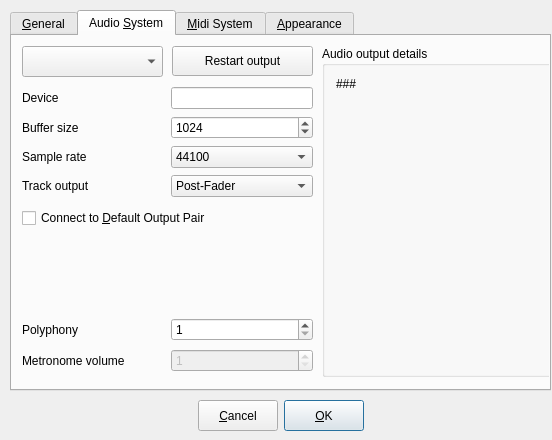
<ui version="4.0" >
 <class>PreferencesDialog_UI</class>
 <widget class="QDialog" name="PreferencesDialog_UI" >
  <property name="geometry" >
   <rect>
    <x>0</x>
    <y>0</y>
    <width>552</width>
    <height>440</height>
   </rect>
  </property>
  <property name="windowTitle" >
   <string>Form1</string>
  </property>
  <widget class="QWidget" name="Layout33" >
   <property name="geometry" >
    <rect>
     <x>10</x>
     <y>400</y>
     <width>541</width>
     <height>31</height>
    </rect>
   </property>
   <layout class="QHBoxLayout" >
    <property name="spacing" >
     <number>6</number>
    </property>
    <property name="leftMargin" >
     <number>0</number>
    </property>
    <property name="topMargin" >
     <number>0</number>
    </property>
    <property name="rightMargin" >
     <number>0</number>
    </property>
    <property name="bottomMargin" >
     <number>0</number>
    </property>
    <item>
     <spacer>
      <property name="orientation" >
       <enum>Qt::Horizontal</enum>
      </property>
      <property name="sizeType" >
       <enum>QSizePolicy::Expanding</enum>
      </property>
      <property name="sizeHint" >
       <size>
        <width>184</width>
        <height>16</height>
       </size>
      </property>
     </spacer>
    </item>
    <item>
     <widget class="QPushButton" name="cancelBtn" >
      <property name="sizePolicy" >
       <sizepolicy vsizetype="Preferred" hsizetype="Preferred" >
        <horstretch>0</horstretch>
        <verstretch>0</verstretch>
       </sizepolicy>
      </property>
      <property name="minimumSize" >
       <size>
        <width>0</width>
        <height>22</height>
       </size>
      </property>
      <property name="text" >
       <string>&amp;Cancel</string>
      </property>
      <property name="shortcut" >
       <string>Alt+C</string>
      </property>
     </widget>
    </item>
    <item>
     <widget class="QPushButton" name="okBtn" >
      <property name="sizePolicy" >
       <sizepolicy vsizetype="Preferred" hsizetype="Preferred" >
        <horstretch>0</horstretch>
        <verstretch>0</verstretch>
       </sizepolicy>
      </property>
      <property name="minimumSize" >
       <size>
        <width>0</width>
        <height>22</height>
       </size>
      </property>
      <property name="text" >
       <string>&amp;OK</string>
      </property>
      <property name="shortcut" >
       <string>Alt+O</string>
      </property>
      <property name="default" >
       <bool>true</bool>
      </property>
      <property name="flat" >
       <bool>false</bool>
      </property>
     </widget>
    </item>
    <item>
     <spacer>
      <property name="orientation" >
       <enum>Qt::Horizontal</enum>
      </property>
      <property name="sizeType" >
       <enum>QSizePolicy::Expanding</enum>
      </property>
      <property name="sizeHint" >
       <size>
        <width>183</width>
        <height>16</height>
       </size>
      </property>
     </spacer>
    </item>
   </layout>
  </widget>
  <widget class="QTabWidget" name="TabWidget2" >
   <property name="geometry" >
    <rect>
     <x>10</x>
     <y>10</y>
     <width>541</width>
     <height>381</height>
    </rect>
   </property>
   <property name="sizePolicy" >
    <sizepolicy vsizetype="Expanding" hsizetype="Expanding" >
     <horstretch>0</horstretch>
     <verstretch>0</verstretch>
    </sizepolicy>
   </property>
   <property name="tabShape" >
    <enum>QTabWidget::Rounded</enum>
   </property>
   <property name="currentIndex" >
    <number>1</number>
   </property>
   <widget class="QWidget" name="tab" >
    <attribute name="title" >
     <string>&amp;General</string>
    </attribute>
    <widget class="QCheckBox" name="restoreLastUsedSongCheckbox" >
     <property name="geometry" >
      <rect>
       <x>10</x>
       <y>10</y>
       <width>511</width>
       <height>31</height>
      </rect>
     </property>
     <property name="minimumSize" >
      <size>
       <width>0</width>
       <height>22</height>
      </size>
     </property>
     <property name="text" >
      <string>&amp;Reopen last used song</string>
     </property>
     <property name="shortcut" >
      <string>Alt+R</string>
     </property>
    </widget>
   </widget>
   <widget class="QWidget" name="tab" >
    <attribute name="title" >
     <string>Audio &amp;System</string>
    </attribute>
    <widget class="QComboBox" name="driverComboBox" >
     <property name="geometry" >
      <rect>
       <x>10</x>
       <y>10</y>
       <width>141</width>
       <height>31</height>
      </rect>
     </property>
    </widget>
    <widget class="QPushButton" name="restartDriverBtn" >
     <property name="geometry" >
      <rect>
       <x>160</x>
       <y>10</y>
       <width>141</width>
       <height>30</height>
      </rect>
     </property>
     <property name="text" >
      <string>Restart output</string>
     </property>
    </widget>
    <widget class="QCheckBox" name="connectDefaultsCheckBox" >
     <property name="geometry" >
      <rect>
       <x>10</x>
       <y>170</y>
       <width>291</width>
       <height>24</height>
      </rect>
     </property>
     <property name="text" >
      <string>Connect to &amp;Default Output Pair</string>
     </property>
     <property name="shortcut" >
      <string>Alt+D</string>
     </property>
    </widget>
    <widget class="QWidget" name="layoutWidget" >
     <property name="geometry" >
      <rect>
       <x>10</x>
       <y>50</y>
       <width>291</width>
       <height>114</height>
      </rect>
     </property>
     <layout class="QGridLayout" >
      <property name="leftMargin" >
       <number>0</number>
      </property>
      <property name="topMargin" >
       <number>0</number>
      </property>
      <property name="rightMargin" >
       <number>0</number>
      </property>
      <property name="bottomMargin" >
       <number>0</number>
      </property>
      <property name="horizontalSpacing" >
       <number>6</number>
      </property>
      <property name="verticalSpacing" >
       <number>6</number>
      </property>
      <item row="1" column="1" >
       <widget class="QSpinBox" name="bufferSizeSpinBox" >
        <property name="minimumSize" >
         <size>
          <width>0</width>
          <height>22</height>
         </size>
        </property>
        <property name="minimum" >
         <number>100</number>
        </property>
        <property name="maximum" >
         <number>5000</number>
        </property>
        <property name="singleStep" >
         <number>100</number>
        </property>
        <property name="value" >
         <number>1024</number>
        </property>
       </widget>
      </item>
      <item row="2" column="0" >
       <widget class="QLabel" name="sampleRateLbl" >
        <property name="minimumSize" >
         <size>
          <width>0</width>
          <height>22</height>
         </size>
        </property>
        <property name="text" >
         <string>Sample rate</string>
        </property>
       </widget>
      </item>
      <item row="0" column="0" >
       <widget class="QLabel" name="audioDeviceLbl" >
        <property name="text" >
         <string>Device</string>
        </property>
       </widget>
      </item>
      <item row="1" column="0" >
       <widget class="QLabel" name="buffer_sizeLbl" >
        <property name="minimumSize" >
         <size>
          <width>0</width>
          <height>22</height>
         </size>
        </property>
        <property name="text" >
         <string>Buffer size</string>
        </property>
       </widget>
      </item>
      <item row="0" column="1" >
       <widget class="QLineEdit" name="m_pAudioDeviceTxt" >
        <property name="sizePolicy" >
         <sizepolicy vsizetype="Fixed" hsizetype="Minimum" >
          <horstretch>0</horstretch>
          <verstretch>0</verstretch>
         </sizepolicy>
        </property>
       </widget>
      </item>
      <item row="2" column="1" >
       <widget class="QComboBox" name="sampleRateComboBox" >
        <property name="currentIndex" >
         <number>0</number>
        </property>
        <item>
         <property name="text" >
          <string>44100</string>
         </property>
        </item>
        <item>
         <property name="text" >
          <string>48000</string>
         </property>
        </item>
        <item>
         <property name="text" >
          <string>88200</string>
         </property>
        </item>
        <item>
         <property name="text" >
          <string>96000</string>
         </property>
        </item>
       </widget>
      </item>
      <item row="3" column="1" >
       <widget class="QComboBox" name="trackOutputComboBox" >
        <property name="currentIndex" >
         <number>0</number>
        </property>
        <item>
         <property name="text" >
          <string>Post-Fader</string>
         </property>
        </item>
        <item>
         <property name="text" >
          <string>Pre-Fader</string>
         </property>
        </item>
       </widget>
      </item>
      <item row="3" column="0" >
       <widget class="QLabel" name="trackOutLbl" >
        <property name="minimumSize" >
         <size>
          <width>0</width>
          <height>22</height>
         </size>
        </property>
        <property name="text" >
         <string>Track output</string>
        </property>
       </widget>
      </item>
     </layout>
    </widget>
    <widget class="QWidget" name="layoutWidget" >
     <property name="geometry" >
      <rect>
       <x>10</x>
       <y>280</y>
       <width>291</width>
       <height>58</height>
      </rect>
     </property>
     <layout class="QGridLayout" >
      <property name="leftMargin" >
       <number>0</number>
      </property>
      <property name="topMargin" >
       <number>0</number>
      </property>
      <property name="rightMargin" >
       <number>0</number>
      </property>
      <property name="bottomMargin" >
       <number>0</number>
      </property>
      <property name="horizontalSpacing" >
       <number>6</number>
      </property>
      <property name="verticalSpacing" >
       <number>6</number>
      </property>
      <item row="0" column="1" >
       <widget class="QSpinBox" name="maxVoicesTxt" >
        <property name="minimumSize" >
         <size>
          <width>0</width>
          <height>22</height>
         </size>
        </property>
        <property name="minimum" >
         <number>1</number>
        </property>
        <property name="maximum" >
         <number>512</number>
        </property>
       </widget>
      </item>
      <item row="1" column="1" >
       <widget class="QSpinBox" name="metronomeVolumeSpinBox" >
        <property name="enabled" >
         <bool>false</bool>
        </property>
        <property name="minimumSize" >
         <size>
          <width>0</width>
          <height>22</height>
         </size>
        </property>
        <property name="minimum" >
         <number>1</number>
        </property>
        <property name="maximum" >
         <number>100</number>
        </property>
       </widget>
      </item>
      <item row="1" column="0" >
       <widget class="QLabel" name="TextLabel1_4" >
        <property name="minimumSize" >
         <size>
          <width>0</width>
          <height>22</height>
         </size>
        </property>
        <property name="text" >
         <string>Metronome volume</string>
        </property>
       </widget>
      </item>
      <item row="0" column="0" >
       <widget class="QLabel" name="textLabel3_3" >
        <property name="text" >
         <string>Polyphony</string>
        </property>
       </widget>
      </item>
     </layout>
    </widget>
    <widget class="QGroupBox" name="groupBox" >
     <property name="geometry" >
      <rect>
       <x>310</x>
       <y>10</y>
       <width>231</width>
       <height>331</height>
      </rect>
     </property>
     <property name="title" >
      <string>Audio output details</string>
     </property>
     <layout class="QVBoxLayout" >
      <item>
       <widget class="QLabel" name="driverInfoLbl" >
        <property name="text" >
         <string>###</string>
        </property>
        <property name="alignment" >
         <set>Qt::AlignTop</set>
        </property>
       </widget>
      </item>
     </layout>
    </widget>
   </widget>
   <widget class="QWidget" name="tab" >
    <attribute name="title" >
     <string>&amp;Midi System</string>
    </attribute>
    <widget class="QWidget" name="layoutWidget" >
     <property name="geometry" >
      <rect>
       <x>10</x>
       <y>10</y>
       <width>521</width>
       <height>117</height>
      </rect>
     </property>
     <layout class="QGridLayout" >
      <property name="leftMargin" >
       <number>0</number>
      </property>
      <property name="topMargin" >
       <number>0</number>
      </property>
      <property name="rightMargin" >
       <number>0</number>
      </property>
      <property name="bottomMargin" >
       <number>0</number>
      </property>
      <property name="horizontalSpacing" >
       <number>6</number>
      </property>
      <property name="verticalSpacing" >
       <number>6</number>
      </property>
      <item row="1" column="0" >
       <widget class="QLabel" name="textLabel1_3_2" >
        <property name="minimumSize" >
         <size>
          <width>0</width>
          <height>22</height>
         </size>
        </property>
        <property name="text" >
         <string>Input</string>
        </property>
       </widget>
      </item>
      <item row="2" column="1" >
       <widget class="QComboBox" name="midiPortChannelComboBox" >
        <property name="minimumSize" >
         <size>
          <width>0</width>
          <height>22</height>
         </size>
        </property>
        <item>
         <property name="text" >
          <string>All</string>
         </property>
        </item>
        <item>
         <property name="text" >
          <string>1</string>
         </property>
        </item>
        <item>
         <property name="text" >
          <string>2</string>
         </property>
        </item>
        <item>
         <property name="text" >
          <string>3</string>
         </property>
        </item>
        <item>
         <property name="text" >
          <string>4</string>
         </property>
        </item>
        <item>
         <property name="text" >
          <string>5</string>
         </property>
        </item>
        <item>
         <property name="text" >
          <string>6</string>
         </property>
        </item>
        <item>
         <property name="text" >
          <string>7</string>
         </property>
        </item>
        <item>
         <property name="text" >
          <string>8</string>
         </property>
        </item>
        <item>
         <property name="text" >
          <string>9</string>
         </property>
        </item>
        <item>
         <property name="text" >
          <string>10</string>
         </property>
        </item>
        <item>
         <property name="text" >
          <string>11</string>
         </property>
        </item>
        <item>
         <property name="text" >
          <string>12</string>
         </property>
        </item>
        <item>
         <property name="text" >
          <string>13</string>
         </property>
        </item>
        <item>
         <property name="text" >
          <string>14</string>
         </property>
        </item>
        <item>
         <property name="text" >
          <string>15</string>
         </property>
        </item>
        <item>
         <property name="text" >
          <string>16</string>
         </property>
        </item>
       </widget>
      </item>
      <item row="3" column="0" colspan="2" >
       <widget class="QCheckBox" name="m_pIgnoreNoteOffCheckBox" >
        <property name="text" >
         <string>Ignore note-off</string>
        </property>
       </widget>
      </item>
      <item row="1" column="1" >
       <widget class="QComboBox" name="midiPortComboBox" />
      </item>
      <item row="0" column="1" >
       <widget class="QComboBox" name="m_pMidiDriverComboBox" />
      </item>
      <item row="0" column="0" >
       <widget class="QLabel" name="textLabel1_5" >
        <property name="text" >
         <string>Midi driver</string>
        </property>
       </widget>
      </item>
      <item row="2" column="0" >
       <widget class="QLabel" name="textLabel1_3" >
        <property name="minimumSize" >
         <size>
          <width>0</width>
          <height>22</height>
         </size>
        </property>
        <property name="text" >
         <string>Channel</string>
        </property>
       </widget>
      </item>
     </layout>
    </widget>
   </widget>
   <widget class="QWidget" name="tab" >
    <attribute name="title" >
     <string>&amp;Appearance</string>
    </attribute>
    <widget class="QLabel" name="textLabel3" >
     <property name="geometry" >
      <rect>
       <x>10</x>
       <y>300</y>
       <width>521</width>
       <height>40</height>
      </rect>
     </property>
     <property name="text" >
      <string>&lt;i>After a font change the application must be restarted.&lt;/i></string>
     </property>
    </widget>
    <widget class="QWidget" name="layoutWidget" >
     <property name="geometry" >
      <rect>
       <x>10</x>
       <y>10</y>
       <width>521</width>
       <height>63</height>
      </rect>
     </property>
     <layout class="QGridLayout" >
      <property name="leftMargin" >
       <number>0</number>
      </property>
      <property name="topMargin" >
       <number>0</number>
      </property>
      <property name="rightMargin" >
       <number>0</number>
      </property>
      <property name="bottomMargin" >
       <number>0</number>
      </property>
      <property name="horizontalSpacing" >
       <number>6</number>
      </property>
      <property name="verticalSpacing" >
       <number>6</number>
      </property>
      <item row="0" column="0" >
       <widget class="QLabel" name="applicationFontLbl" >
        <property name="minimumSize" >
         <size>
          <width>0</width>
          <height>22</height>
         </size>
        </property>
        <property name="frameShape" >
         <enum>QFrame::Box</enum>
        </property>
        <property name="text" >
         <string>Application font</string>
        </property>
        <property name="alignment" >
         <set>Qt::AlignCenter</set>
        </property>
       </widget>
      </item>
      <item row="1" column="0" >
       <widget class="QLabel" name="textLabel1_4" >
        <property name="text" >
         <string>Style</string>
        </property>
       </widget>
      </item>
      <item row="1" column="1" >
       <widget class="QComboBox" name="styleComboBox" />
      </item>
      <item row="0" column="1" >
       <widget class="QPushButton" name="selectApplicationFontBtn" >
        <property name="minimumSize" >
         <size>
          <width>0</width>
          <height>22</height>
         </size>
        </property>
        <property name="text" >
         <string>Select font</string>
        </property>
       </widget>
      </item>
     </layout>
    </widget>
    <widget class="QWidget" name="layoutWidget" >
     <property name="geometry" >
      <rect>
       <x>10</x>
       <y>90</y>
       <width>521</width>
       <height>63</height>
      </rect>
     </property>
     <layout class="QGridLayout" >
      <property name="leftMargin" >
       <number>0</number>
      </property>
      <property name="topMargin" >
       <number>0</number>
      </property>
      <property name="rightMargin" >
       <number>0</number>
      </property>
      <property name="bottomMargin" >
       <number>0</number>
      </property>
      <property name="horizontalSpacing" >
       <number>6</number>
      </property>
      <property name="verticalSpacing" >
       <number>6</number>
      </property>
      <item row="0" column="1" >
       <widget class="QPushButton" name="selectMixerFontBtn" >
        <property name="minimumSize" >
         <size>
          <width>0</width>
          <height>22</height>
         </size>
        </property>
        <property name="text" >
         <string>Select font</string>
        </property>
       </widget>
      </item>
      <item row="1" column="0" >
       <widget class="QLabel" name="textLabel1" >
        <property name="minimumSize" >
         <size>
          <width>0</width>
          <height>22</height>
         </size>
        </property>
        <property name="text" >
         <string>Meters falloff speed</string>
        </property>
       </widget>
      </item>
      <item row="1" column="1" >
       <widget class="QComboBox" name="mixerFalloffComboBox" >
        <property name="minimumSize" >
         <size>
          <width>0</width>
          <height>22</height>
         </size>
        </property>
        <item>
         <property name="text" >
          <string>Slow</string>
         </property>
        </item>
        <item>
         <property name="text" >
          <string>Normal</string>
         </property>
        </item>
        <item>
         <property name="text" >
          <string>Fast</string>
         </property>
        </item>
       </widget>
      </item>
      <item row="0" column="0" >
       <widget class="QLabel" name="mixerFontLbl" >
        <property name="minimumSize" >
         <size>
          <width>0</width>
          <height>22</height>
         </size>
        </property>
        <property name="frameShape" >
         <enum>QFrame::Box</enum>
        </property>
        <property name="midLineWidth" >
         <number>0</number>
        </property>
        <property name="text" >
         <string>Mixer font</string>
        </property>
        <property name="alignment" >
         <set>Qt::AlignCenter</set>
        </property>
        <property name="margin" >
         <number>0</number>
        </property>
       </widget>
      </item>
     </layout>
    </widget>
   </widget>
  </widget>
 </widget>
 <layoutdefault spacing="6" margin="11" />
 <resources/>
 <connections/>
</ui>
